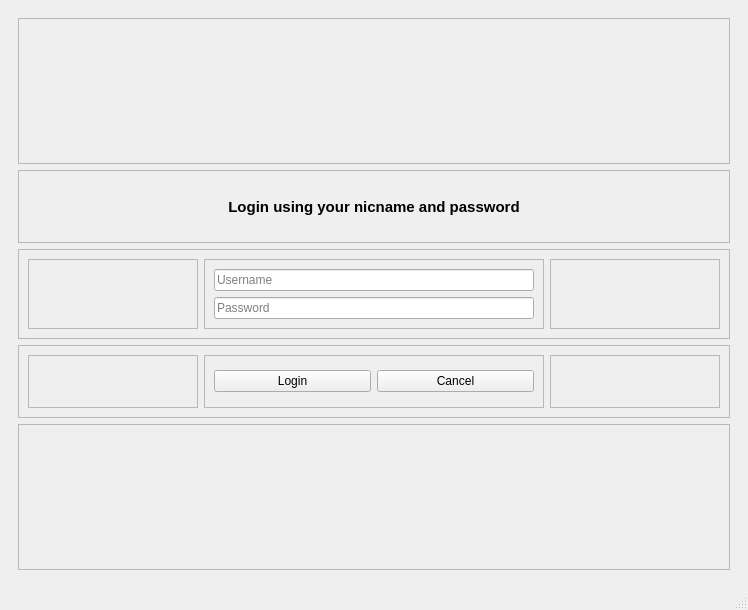
<?xml version="1.0" encoding="UTF-8"?>
<ui version="4.0">
 <class>MainWindow</class>
 <widget class="QMainWindow" name="MainWindow">
  <property name="geometry">
   <rect>
    <x>0</x>
    <y>0</y>
    <width>748</width>
    <height>610</height>
   </rect>
  </property>
  <property name="windowTitle">
   <string>MainWindow</string>
  </property>
  <widget class="QWidget" name="centralwidget">
   <layout class="QGridLayout" name="gridLayout">
    <item row="0" column="0">
     <widget class="QStackedWidget" name="stackedWidget">
      <property name="currentIndex">
       <number>1</number>
      </property>
      <widget class="QWidget" name="page">
       <layout class="QHBoxLayout" name="horizontalLayout_7" stretch="2,5,2">
        <item>
         <layout class="QHBoxLayout" name="horizontalLayout_6"/>
        </item>
        <item>
         <layout class="QVBoxLayout" name="verticalLayout">
          <item>
           <widget class="QFrame" name="frame_2">
            <property name="frameShape">
             <enum>QFrame::StyledPanel</enum>
            </property>
            <property name="frameShadow">
             <enum>QFrame::Raised</enum>
            </property>
           </widget>
          </item>
          <item>
           <widget class="QLabel" name="label">
            <property name="font">
             <font>
              <pointsize>19</pointsize>
              <weight>75</weight>
              <bold>true</bold>
             </font>
            </property>
            <property name="text">
             <string>Welcome to QFire Notes!</string>
            </property>
            <property name="alignment">
             <set>Qt::AlignCenter</set>
            </property>
           </widget>
          </item>
          <item>
           <widget class="QFrame" name="frame_3">
            <property name="frameShape">
             <enum>QFrame::StyledPanel</enum>
            </property>
            <property name="frameShadow">
             <enum>QFrame::Raised</enum>
            </property>
            <layout class="QHBoxLayout" name="horizontalLayout_9" stretch="1,4,1">
             <item>
              <widget class="QFrame" name="frame_4">
               <property name="frameShape">
                <enum>QFrame::StyledPanel</enum>
               </property>
               <property name="frameShadow">
                <enum>QFrame::Raised</enum>
               </property>
              </widget>
             </item>
             <item>
              <widget class="QFrame" name="frame_5">
               <property name="frameShape">
                <enum>QFrame::StyledPanel</enum>
               </property>
               <property name="frameShadow">
                <enum>QFrame::Raised</enum>
               </property>
               <layout class="QVBoxLayout" name="verticalLayout_4">
                <item>
                 <widget class="QPushButton" name="btnNavLogin">
                  <property name="text">
                   <string>Login</string>
                  </property>
                 </widget>
                </item>
                <item>
                 <widget class="QPushButton" name="btnNavSignup">
                  <property name="text">
                   <string>Create Account</string>
                  </property>
                 </widget>
                </item>
               </layout>
              </widget>
             </item>
             <item>
              <widget class="QFrame" name="frame_6">
               <property name="frameShape">
                <enum>QFrame::StyledPanel</enum>
               </property>
               <property name="frameShadow">
                <enum>QFrame::Raised</enum>
               </property>
              </widget>
             </item>
            </layout>
           </widget>
          </item>
          <item>
           <widget class="QFrame" name="frame">
            <property name="frameShape">
             <enum>QFrame::StyledPanel</enum>
            </property>
            <property name="frameShadow">
             <enum>QFrame::Raised</enum>
            </property>
           </widget>
          </item>
         </layout>
        </item>
        <item>
         <layout class="QHBoxLayout" name="horizontalLayout_8"/>
        </item>
       </layout>
      </widget>
      <widget class="QWidget" name="page_2">
       <layout class="QHBoxLayout" name="horizontalLayout_13" stretch="2,3,2">
        <item>
         <layout class="QHBoxLayout" name="horizontalLayout_11"/>
        </item>
        <item>
         <layout class="QVBoxLayout" name="verticalLayout_5" stretch="2,1,1,1,2">
          <item>
           <widget class="QFrame" name="frame_8">
            <property name="frameShape">
             <enum>QFrame::StyledPanel</enum>
            </property>
            <property name="frameShadow">
             <enum>QFrame::Raised</enum>
            </property>
           </widget>
          </item>
          <item>
           <widget class="QFrame" name="frame_11">
            <property name="frameShape">
             <enum>QFrame::StyledPanel</enum>
            </property>
            <property name="frameShadow">
             <enum>QFrame::Raised</enum>
            </property>
            <layout class="QVBoxLayout" name="verticalLayout_7">
             <item>
              <widget class="QLabel" name="label_2">
               <property name="font">
                <font>
                 <pointsize>11</pointsize>
                 <weight>75</weight>
                 <bold>true</bold>
                </font>
               </property>
               <property name="text">
                <string>Login using your nicname and password</string>
               </property>
               <property name="alignment">
                <set>Qt::AlignCenter</set>
               </property>
              </widget>
             </item>
            </layout>
           </widget>
          </item>
          <item>
           <widget class="QFrame" name="frame_9">
            <property name="frameShape">
             <enum>QFrame::StyledPanel</enum>
            </property>
            <property name="frameShadow">
             <enum>QFrame::Raised</enum>
            </property>
            <layout class="QHBoxLayout" name="horizontalLayout_15" stretch="1,2,1">
             <item>
              <widget class="QFrame" name="frame_14">
               <property name="frameShape">
                <enum>QFrame::StyledPanel</enum>
               </property>
               <property name="frameShadow">
                <enum>QFrame::Raised</enum>
               </property>
              </widget>
             </item>
             <item>
              <widget class="QFrame" name="frame_13">
               <property name="frameShape">
                <enum>QFrame::StyledPanel</enum>
               </property>
               <property name="frameShadow">
                <enum>QFrame::Raised</enum>
               </property>
               <layout class="QVBoxLayout" name="verticalLayout_6">
                <item>
                 <widget class="QLineEdit" name="lineLoginUN">
                  <property name="placeholderText">
                   <string>Username</string>
                  </property>
                 </widget>
                </item>
                <item>
                 <widget class="QLineEdit" name="lineLoginPW">
                  <property name="placeholderText">
                   <string>Password</string>
                  </property>
                 </widget>
                </item>
               </layout>
              </widget>
             </item>
             <item>
              <widget class="QFrame" name="frame_12">
               <property name="frameShape">
                <enum>QFrame::StyledPanel</enum>
               </property>
               <property name="frameShadow">
                <enum>QFrame::Raised</enum>
               </property>
              </widget>
             </item>
            </layout>
           </widget>
          </item>
          <item>
           <widget class="QFrame" name="frame_10">
            <property name="frameShape">
             <enum>QFrame::StyledPanel</enum>
            </property>
            <property name="frameShadow">
             <enum>QFrame::Raised</enum>
            </property>
            <layout class="QHBoxLayout" name="horizontalLayout_14" stretch="1,2,1">
             <item>
              <widget class="QFrame" name="frame_15">
               <property name="frameShape">
                <enum>QFrame::StyledPanel</enum>
               </property>
               <property name="frameShadow">
                <enum>QFrame::Raised</enum>
               </property>
              </widget>
             </item>
             <item>
              <widget class="QFrame" name="frame_17">
               <property name="frameShape">
                <enum>QFrame::StyledPanel</enum>
               </property>
               <property name="frameShadow">
                <enum>QFrame::Raised</enum>
               </property>
               <layout class="QHBoxLayout" name="horizontalLayout_16">
                <item>
                 <widget class="QPushButton" name="btnLogin">
                  <property name="text">
                   <string>Login</string>
                  </property>
                 </widget>
                </item>
                <item>
                 <widget class="QPushButton" name="btnCancelLogin">
                  <property name="text">
                   <string>Cancel</string>
                  </property>
                 </widget>
                </item>
               </layout>
              </widget>
             </item>
             <item>
              <widget class="QFrame" name="frame_16">
               <property name="frameShape">
                <enum>QFrame::StyledPanel</enum>
               </property>
               <property name="frameShadow">
                <enum>QFrame::Raised</enum>
               </property>
              </widget>
             </item>
            </layout>
           </widget>
          </item>
          <item>
           <widget class="QFrame" name="frame_7">
            <property name="frameShape">
             <enum>QFrame::StyledPanel</enum>
            </property>
            <property name="frameShadow">
             <enum>QFrame::Raised</enum>
            </property>
           </widget>
          </item>
         </layout>
        </item>
        <item>
         <layout class="QHBoxLayout" name="horizontalLayout_12"/>
        </item>
       </layout>
      </widget>
      <widget class="QWidget" name="page_3">
       <layout class="QHBoxLayout" name="horizontalLayout_19" stretch="2,5,2">
        <item>
         <layout class="QHBoxLayout" name="horizontalLayout_17"/>
        </item>
        <item>
         <layout class="QVBoxLayout" name="verticalLayout_8" stretch="2,1,1,1,2">
          <item>
           <widget class="QFrame" name="frame_28">
            <property name="frameShape">
             <enum>QFrame::StyledPanel</enum>
            </property>
            <property name="frameShadow">
             <enum>QFrame::Raised</enum>
            </property>
           </widget>
          </item>
          <item>
           <widget class="QFrame" name="frame_21">
            <property name="frameShape">
             <enum>QFrame::StyledPanel</enum>
            </property>
            <property name="frameShadow">
             <enum>QFrame::Raised</enum>
            </property>
            <layout class="QVBoxLayout" name="verticalLayout_9">
             <item>
              <widget class="QLabel" name="label_3">
               <property name="font">
                <font>
                 <pointsize>10</pointsize>
                 <weight>75</weight>
                 <bold>true</bold>
                </font>
               </property>
               <property name="text">
                <string>Enter a username and a password to create an account</string>
               </property>
               <property name="alignment">
                <set>Qt::AlignCenter</set>
               </property>
              </widget>
             </item>
            </layout>
           </widget>
          </item>
          <item>
           <widget class="QFrame" name="frame_18">
            <property name="frameShape">
             <enum>QFrame::StyledPanel</enum>
            </property>
            <property name="frameShadow">
             <enum>QFrame::Raised</enum>
            </property>
            <layout class="QHBoxLayout" name="horizontalLayout_20" stretch="1,2,1">
             <item>
              <widget class="QFrame" name="frame_22">
               <property name="frameShape">
                <enum>QFrame::StyledPanel</enum>
               </property>
               <property name="frameShadow">
                <enum>QFrame::Raised</enum>
               </property>
              </widget>
             </item>
             <item>
              <widget class="QFrame" name="frame_23">
               <property name="frameShape">
                <enum>QFrame::StyledPanel</enum>
               </property>
               <property name="frameShadow">
                <enum>QFrame::Raised</enum>
               </property>
               <layout class="QVBoxLayout" name="verticalLayout_10">
                <item>
                 <widget class="QLineEdit" name="lineSignupUN">
                  <property name="placeholderText">
                   <string>Username</string>
                  </property>
                 </widget>
                </item>
                <item>
                 <widget class="QLineEdit" name="lineSignupPW">
                  <property name="placeholderText">
                   <string>Password</string>
                  </property>
                 </widget>
                </item>
                <item>
                 <widget class="QLineEdit" name="lineSignupPWRe">
                  <property name="placeholderText">
                   <string>Retype password</string>
                  </property>
                 </widget>
                </item>
               </layout>
              </widget>
             </item>
             <item>
              <widget class="QFrame" name="frame_24">
               <property name="frameShape">
                <enum>QFrame::StyledPanel</enum>
               </property>
               <property name="frameShadow">
                <enum>QFrame::Raised</enum>
               </property>
              </widget>
             </item>
            </layout>
           </widget>
          </item>
          <item>
           <widget class="QFrame" name="frame_19">
            <property name="frameShape">
             <enum>QFrame::StyledPanel</enum>
            </property>
            <property name="frameShadow">
             <enum>QFrame::Raised</enum>
            </property>
            <layout class="QHBoxLayout" name="horizontalLayout_21" stretch="1,2,1">
             <item>
              <widget class="QFrame" name="frame_25">
               <property name="frameShape">
                <enum>QFrame::StyledPanel</enum>
               </property>
               <property name="frameShadow">
                <enum>QFrame::Raised</enum>
               </property>
              </widget>
             </item>
             <item>
              <widget class="QFrame" name="frame_26">
               <property name="frameShape">
                <enum>QFrame::StyledPanel</enum>
               </property>
               <property name="frameShadow">
                <enum>QFrame::Raised</enum>
               </property>
               <layout class="QHBoxLayout" name="horizontalLayout_22">
                <item>
                 <widget class="QPushButton" name="btnSignupCreate">
                  <property name="text">
                   <string>Create Account</string>
                  </property>
                 </widget>
                </item>
                <item>
                 <widget class="QPushButton" name="btnCancelSignup">
                  <property name="text">
                   <string>Cancel</string>
                  </property>
                 </widget>
                </item>
               </layout>
              </widget>
             </item>
             <item>
              <widget class="QFrame" name="frame_27">
               <property name="frameShape">
                <enum>QFrame::StyledPanel</enum>
               </property>
               <property name="frameShadow">
                <enum>QFrame::Raised</enum>
               </property>
              </widget>
             </item>
            </layout>
           </widget>
          </item>
          <item>
           <widget class="QFrame" name="frame_20">
            <property name="frameShape">
             <enum>QFrame::StyledPanel</enum>
            </property>
            <property name="frameShadow">
             <enum>QFrame::Raised</enum>
            </property>
           </widget>
          </item>
         </layout>
        </item>
        <item>
         <layout class="QHBoxLayout" name="horizontalLayout_18"/>
        </item>
       </layout>
      </widget>
      <widget class="QWidget" name="page_4">
       <layout class="QVBoxLayout" name="verticalLayout_16" stretch="1,10,0">
        <item>
         <layout class="QHBoxLayout" name="horizontalLayout_24" stretch="9,1">
          <item>
           <widget class="QLabel" name="label_4">
            <property name="font">
             <font>
              <pointsize>11</pointsize>
              <weight>75</weight>
              <bold>true</bold>
             </font>
            </property>
            <property name="text">
             <string>Your Notes</string>
            </property>
           </widget>
          </item>
          <item>
           <widget class="QPushButton" name="btnAuthLogout">
            <property name="text">
             <string>Logout</string>
            </property>
           </widget>
          </item>
         </layout>
        </item>
        <item>
         <layout class="QHBoxLayout" name="horizontalLayout_27" stretch="1,2">
          <item>
           <layout class="QVBoxLayout" name="verticalLayout_13">
            <item>
             <widget class="QListWidget" name="listWidget"/>
            </item>
           </layout>
          </item>
          <item>
           <layout class="QVBoxLayout" name="verticalLayout_14">
            <item>
             <layout class="QHBoxLayout" name="horizontalLayout_30">
              <item>
               <widget class="QLabel" name="label_5">
                <property name="text">
                 <string>Note Title</string>
                </property>
               </widget>
              </item>
              <item>
               <widget class="QLineEdit" name="lineNoteTitle">
                <property name="readOnly">
                 <bool>true</bool>
                </property>
               </widget>
              </item>
             </layout>
            </item>
            <item>
             <widget class="QPlainTextEdit" name="plainTextEdit">
              <property name="readOnly">
               <bool>true</bool>
              </property>
             </widget>
            </item>
           </layout>
          </item>
         </layout>
        </item>
        <item>
         <layout class="QHBoxLayout" name="horizontalLayout_26" stretch="2,3,2">
          <item>
           <widget class="QFrame" name="frame_29">
            <property name="frameShape">
             <enum>QFrame::StyledPanel</enum>
            </property>
            <property name="frameShadow">
             <enum>QFrame::Raised</enum>
            </property>
           </widget>
          </item>
          <item>
           <widget class="QFrame" name="frame_30">
            <property name="frameShape">
             <enum>QFrame::StyledPanel</enum>
            </property>
            <property name="frameShadow">
             <enum>QFrame::Raised</enum>
            </property>
            <layout class="QHBoxLayout" name="horizontalLayout_28">
             <item>
              <widget class="QPushButton" name="btnNavCreate">
               <property name="text">
                <string>Create New Note</string>
               </property>
              </widget>
             </item>
             <item>
              <widget class="QPushButton" name="btnDeleteNote">
               <property name="text">
                <string>Delete Note</string>
               </property>
              </widget>
             </item>
            </layout>
           </widget>
          </item>
          <item>
           <widget class="QFrame" name="frame_31">
            <property name="frameShape">
             <enum>QFrame::StyledPanel</enum>
            </property>
            <property name="frameShadow">
             <enum>QFrame::Raised</enum>
            </property>
           </widget>
          </item>
         </layout>
        </item>
       </layout>
      </widget>
      <widget class="QWidget" name="page_5">
       <layout class="QVBoxLayout" name="verticalLayout_17">
        <item>
         <layout class="QVBoxLayout" name="verticalLayout_15">
          <item>
           <widget class="QLabel" name="label_6">
            <property name="font">
             <font>
              <pointsize>10</pointsize>
              <weight>75</weight>
              <bold>true</bold>
             </font>
            </property>
            <property name="text">
             <string>Create a new note</string>
            </property>
           </widget>
          </item>
          <item>
           <widget class="QLineEdit" name="lineAddTitle">
            <property name="placeholderText">
             <string>Type note title here</string>
            </property>
           </widget>
          </item>
          <item>
           <widget class="QPlainTextEdit" name="plainNoteText">
            <property name="placeholderText">
             <string>Type note content here</string>
            </property>
           </widget>
          </item>
         </layout>
        </item>
        <item>
         <layout class="QHBoxLayout" name="horizontalLayout_31">
          <item>
           <widget class="QFrame" name="frame_32">
            <property name="frameShape">
             <enum>QFrame::StyledPanel</enum>
            </property>
            <property name="frameShadow">
             <enum>QFrame::Raised</enum>
            </property>
           </widget>
          </item>
          <item>
           <widget class="QFrame" name="frame_33">
            <property name="frameShape">
             <enum>QFrame::StyledPanel</enum>
            </property>
            <property name="frameShadow">
             <enum>QFrame::Raised</enum>
            </property>
            <layout class="QHBoxLayout" name="horizontalLayout_32">
             <item>
              <widget class="QPushButton" name="btnSaveNote">
               <property name="text">
                <string>Save New Note</string>
               </property>
              </widget>
             </item>
             <item>
              <widget class="QPushButton" name="btnCancelSave">
               <property name="text">
                <string>Cancel</string>
               </property>
              </widget>
             </item>
            </layout>
           </widget>
          </item>
          <item>
           <widget class="QFrame" name="frame_34">
            <property name="frameShape">
             <enum>QFrame::StyledPanel</enum>
            </property>
            <property name="frameShadow">
             <enum>QFrame::Raised</enum>
            </property>
           </widget>
          </item>
         </layout>
        </item>
       </layout>
      </widget>
     </widget>
    </item>
   </layout>
  </widget>
  <widget class="QMenuBar" name="menubar">
   <property name="geometry">
    <rect>
     <x>0</x>
     <y>0</y>
     <width>748</width>
     <height>20</height>
    </rect>
   </property>
  </widget>
  <widget class="QStatusBar" name="statusbar"/>
 </widget>
 <resources/>
 <connections/>
</ui>
